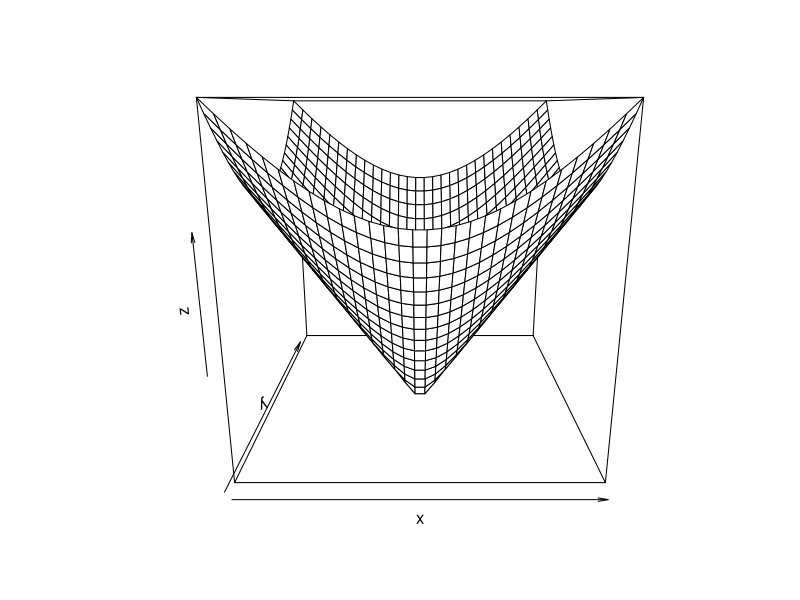

The R source for this figure:
## ---- chunk 1
knitr::opts_chunk$set(echo = FALSE)
library(tidyverse)
## ---- chunk 2
iris
## ---- chunk 3
cone <- function(x, y){
    sqrt(x ^ 2 + y ^ 2)
    }
x <- y <- seq(-1, 1, length = 30)
z <- outer(x, y, cone)
persp(x, y, z)
## ---- chunk 4
# fff
